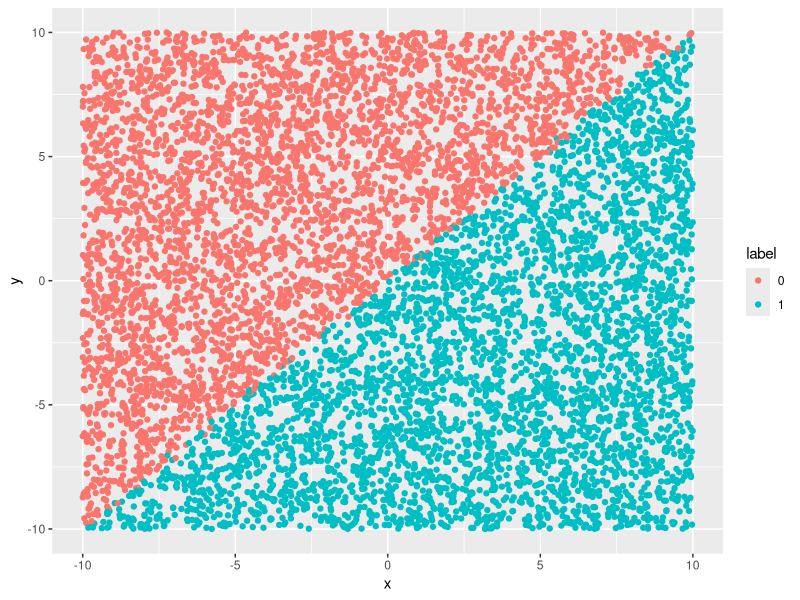
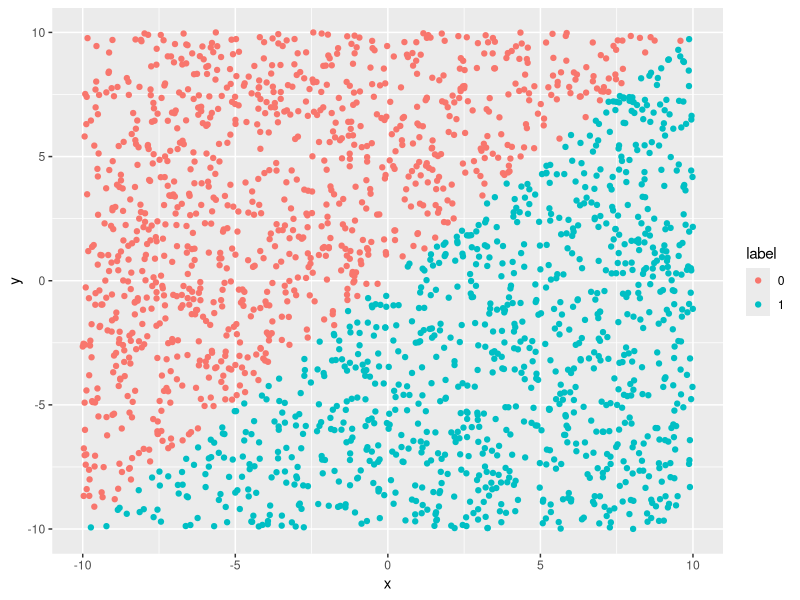

R code for these plots, in order:
# What happens to classification accuracy and other classification metrics
# for a simple binary classification problem as training points removed at random?

# This experiment shows the metrics as function of a fraction of points removed
# by averaging over 100 realizations for each fraction

library(glmnet)
library(ggplot2)
library(tidyr)
library(randomForest)
library(ROCR)

EPS <- 0
margin1 <- 0.2

gen_all_data <- function(N, x_lim, y_lim) {
  # data is generated in each dim from random dist with lims -x_lim,x_lim and 
  #-y_lim, y_lim
  
  output <- list()
  
  output[[1]] <- runif(N, -x_lim, x_lim)
  output[[2]] <- runif(N, -y_lim, y_lim)
  
  return(output)
  
}

train_test_split <- function(df, N, N_train, N_test) {
  df <- df[sample(N),] # a shuffle just in case there is some initial adversarial ordering
  df_train <- df[1:N_train, ]
  df_test <- df[((N_train+1:N)), ]
  
  output <- list()
  
  output[[1]] <- df_train
  output[[2]] <- df_test
  
  return(output)
}

# two features x and y -- linear decision boundary at y = x

# data params  #

N <- 10000
train_split <- 0.8
N_train <- round(train_split * N)
N_test <- N - N_train
x_limit <- 10
y_limit <- 10

# generate train data - very simple for this first simple model #

features_data <- gen_all_data(N, x_limit, y_limit)

full_df <- data.frame(
  x = rep(0, N),
  y = rep(0, N),
  label = rep(0, N)
)

full_df$x <- features_data[[1]]
full_df$y <- features_data[[2]]

# now generate label as per the simple rule : if x > y label 1, x < y label 0
# in particular - x >= y + EPS label 1 x <= y-EPS label 0

#full_df$label <- with(
#  full_df, 
#  full_df$label <- 1 * ((full_df$y - full_df$x) < EPS)
#)

# label generation rule 2 : if y-x > 0 (or y > x), label 0 with a probability p
# 1 with 1-p ; if y-x < 0 or y < x label 1 with a probability p and 0 with 1-p

noise <- 0.2
p <- 1.0 - noise

# flip all
full_df$label <- ifelse(
  full_df$y - full_df$x > EPS,
  0,
  1
)

# add noise
full_df$label <- ifelse(
  runif(N, 0, 1) <= noise & abs(full_df$y - full_df$x) < margin1,
  abs(full_df$label - 1),
  full_df$label
)

#full_df$label <- ifelse(
#  full_df$y - full_df$x < EPS & runif(N, 0, 1) <= p,
#  1,
#  0
#)


# convert label into factor

full_df$label <- as.factor(full_df$label)

# get train and test data

train_test_data <- train_test_split(
  full_df,
  N,
  N_train,
  N_test
)

full_train_df <- train_test_data[[1]]
full_test_df <- train_test_data[[2]]

full_train_df <- full_train_df[complete.cases(full_train_df), ]
full_test_df <- full_test_df[complete.cases(full_test_df), ]

# completeness : plot the labels by color for both

g1 <- ggplot(data = full_train_df,
             aes(x = x, y = y)) + geom_point(aes(colour = label))
print(g1)

g2 <- ggplot(data = full_test_df,
             aes(x = x, y = y)) + geom_point(aes(colour = label))
print(g2)

# Fit a simple logistic regression model #

model1 <- glm(label ~ ., data = full_train_df, family = binomial)

# predict first on train data
model1.train.probs<- predict (model1, type="response")

# threshold the probs to 0 or 1 at 0.5
model1.train.pred <- rep(0, N_train)
model1.train.pred[model1.train.probs > 0.5] <- 1

#table(model1.train.pred, full_train_df$label)

# predict on test data

model1.test.probs <- predict(model1, full_test_df, type = "response")

# threshold the probs to 0 or 1 at 0.5

model1.test.pred <- rep(0, N_test)
model1.test.pred[model1.test.probs > 0.5] <- 1

#table(model1.test.pred, full_test_df$label)

# ROCR accuracy

model1.test.pred.obj <- prediction(
  model1.test.probs,
  full_test_df$label
)

test.acc <- performance(model1.test.pred.obj, measure = "acc")
acc <- max(!is.nan(test.acc@y.values[[1]]))

test.prec <- performance(model1.test.pred.obj, measure = "prec")
prec <- max(!is.nan(test.prec@y.values[[1]]))

test.rec <- performance(model1.test.pred.obj, measure = "rec")
rec <- max(!is.nan(test.rec@y.values[[1]]))

test.f <- performance(model1.test.pred.obj, measure = "f")
f <- max(!is.nan(test.f@y.values[[1]]))

test.auc <- performance(model1.test.pred.obj, measure = "auc")
auc <- max(!is.nan(test.auc@y.values[[1]]))

# now we eperiment w 100 runs per fraction level of points randomly removed

frac_present <- c(1.0, 0.9, 0.8, 0.7, 0.6, 0.5, 0.4, 0.3, 0.2, 0.1)

frac_removed <- 1.0 - frac_present

num_vals <- length(frac_present)

metrics_df <- data.frame(
  avg_acc = rep(0, num_vals),
  avg_prec = rep(0, num_vals),
  avg_rec = rep(0, num_vals),
  avg_f = rep(0, num_vals),
  avg_auc = rep(0, num_vals)
)

num_runs <- 100

ctr <- 1

for (fp in frac_present) {
  
  cat("frac present : ", fp, "\n")
  
  Np <- round(N_train * fp)
  
  avg_acc <- 0.0
  avg_prec <- 0.0
  avg_rec <- 0.0
  avg_f <- 0.0
  avg_auc <- 0.0
  
  for (runs in 1:num_runs) {
    
model1 <- glm(label ~ ., data = full_train_df[sample(N_train, Np, replace = F), ], 
              family = binomial)

# predict on test data

model1.test.probs <- predict(model1, full_test_df, type = "response")

model1.test.pred.obj <- prediction(
  model1.test.probs,
  full_test_df$label
)

test.acc <- performance(model1.test.pred.obj, measure = "acc")
acc <- max(!is.nan(test.acc@y.values[[1]]))

test.prec <- performance(model1.test.pred.obj, measure = "prec")
prec <- max(!is.nan(test.prec@y.values[[1]]))

test.rec <- performance(model1.test.pred.obj, measure = "rec")
rec <- max(!is.nan(test.rec@y.values[[1]]))

test.f <- performance(model1.test.pred.obj, measure = "f")
f <- max(!is.nan(test.f@y.values[[1]]))

test.auc <- performance(model1.test.pred.obj, measure = "auc")
auc <- max(!is.nan(test.auc@y.values[[1]]))

avg_acc <- avg_acc + acc
avg_prec <- avg_prec + prec
avg_rec <- avg_rec + rec
avg_f <- avg_f + f
avg_auc <- avg_auc + auc

} # loop over number of runs 
  
  avg_acc <- avg_acc / num_runs
  avg_prec <- avg_prec / num_runs
  avg_rec <- avg_rec / num_runs
  avg_f <- avg_f / num_runs
  avg_auc <- avg_auc / num_runs
  
  metrics_df[ctr,] <- c(avg_acc, avg_prec, avg_rec, avg_f, avg_auc)
  
  ctr <- ctr + 1
} # loop over fraction of data present
